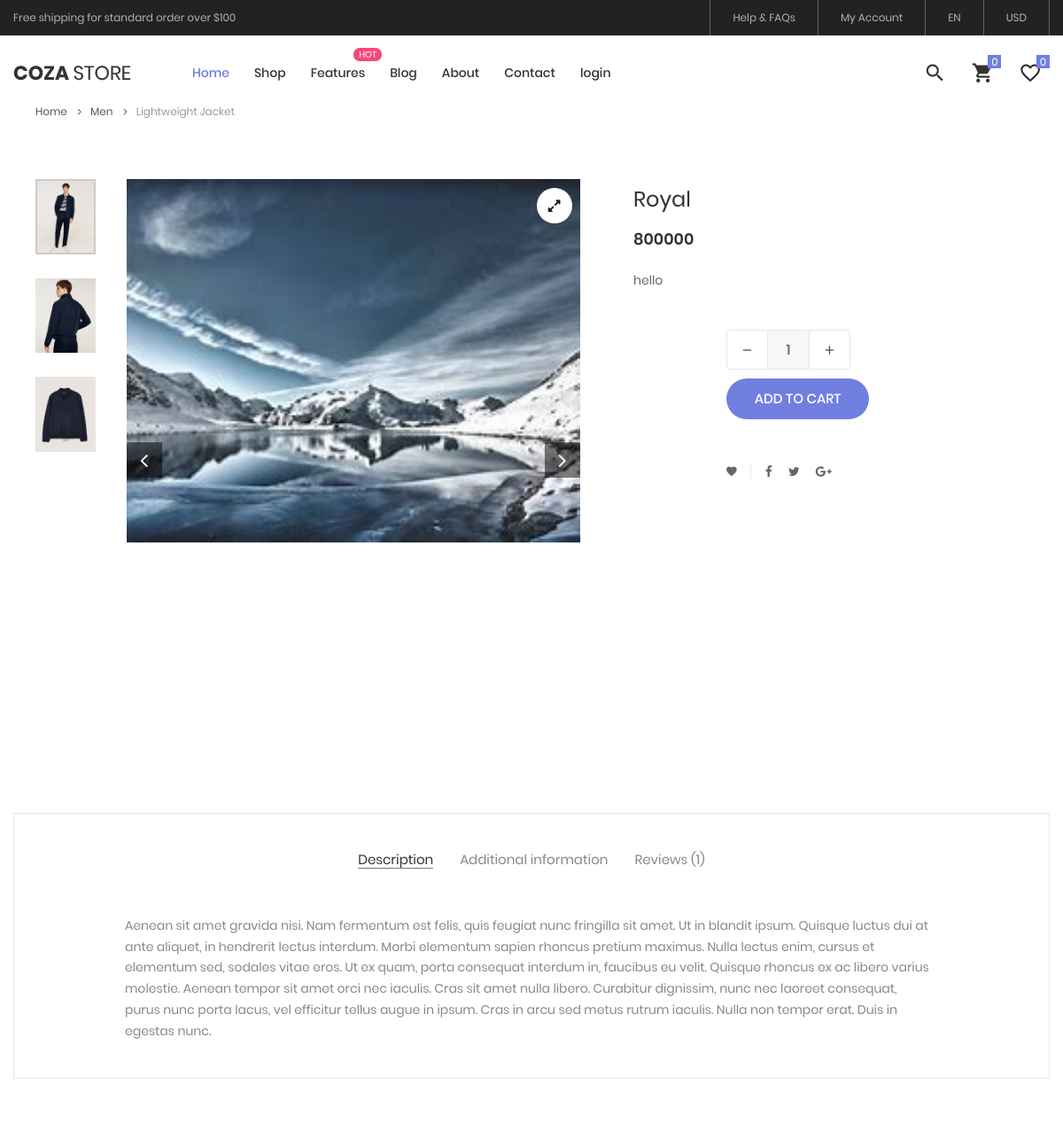
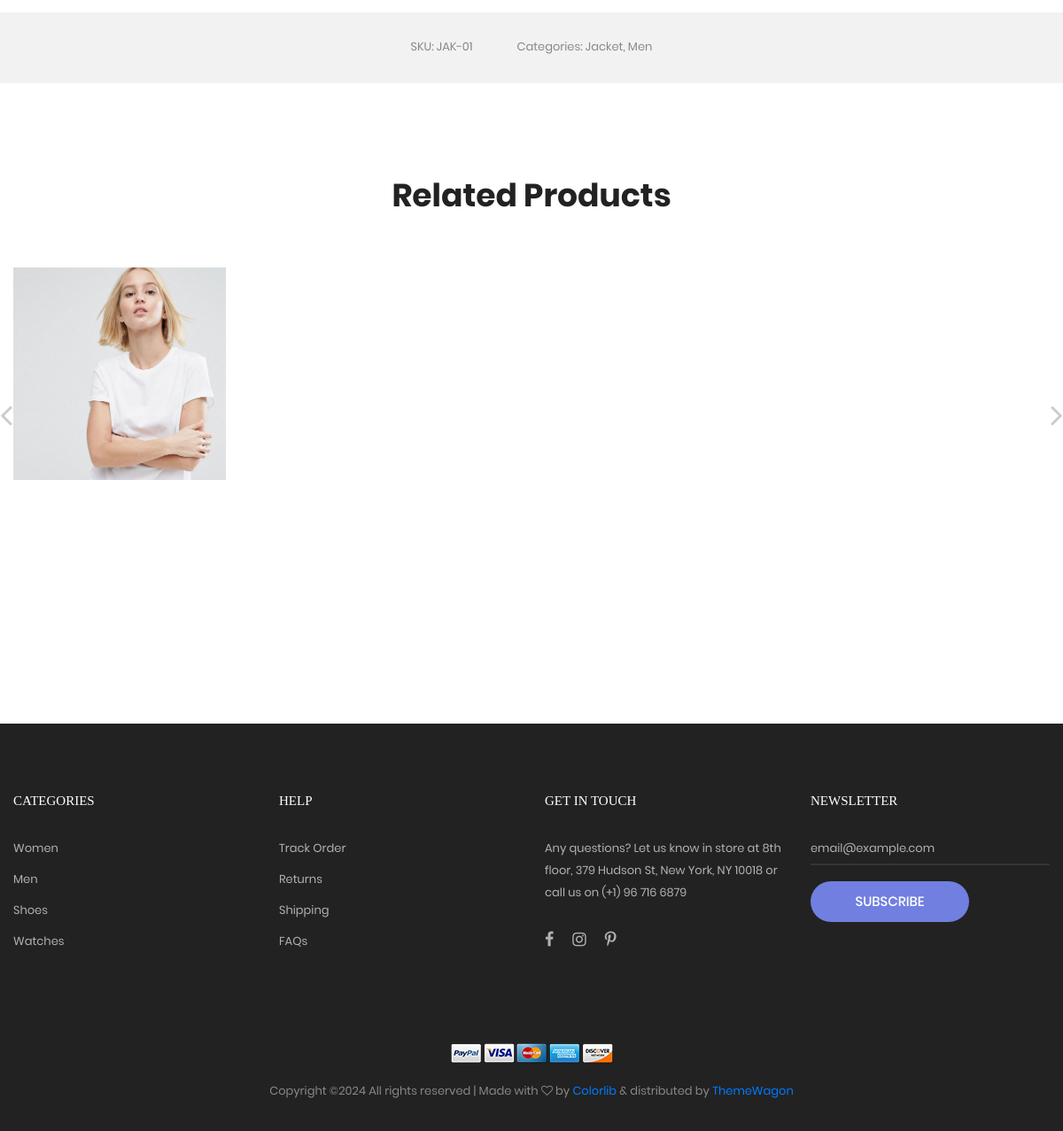
The app's page /product-detail.php?id=1 with its own data (2 pictures, top to bottom).
### tables this page shows
CREATE TABLE `products` (
  `id` int(11) NOT NULL,
  `name` varchar(200) NOT NULL,
  `price` int(11) NOT NULL,
  `des` varchar(200) NOT NULL,
  `qty` int(11) NOT NULL,
  `image` varchar(200) NOT NULL,
  `c_id` int(11) NOT NULL
);

### product-detail.php (the view, shortened to what this page needs)
<?php
include('query.php');
include('header.php');
?>
	<div class="container mt-5">
		<div class="bread-crumb flex-w p-l-25 p-r-15 p-t-30 p-lr-0-lg">
			<a href="index.html" class="stext-109 cl8 hov-cl1 trans-04">
				Home
				<i class="fa fa-angle-right m-l-9 m-r-10" aria-hidden="true"></i>
			</a>
			<a href="product.html" class="stext-109 cl8 hov-cl1 trans-04">
				Men
				<i class="fa fa-angle-right m-l-9 m-r-10" aria-hidden="true"></i>
			</a>
			<span class="stext-109 cl4">
				Lightweight Jacket
			</span>
		</div>
	</div>
	<section class="sec-product-detail bg0 p-t-65 p-b-60">
		<div class="container">
			<div class="row">
				<?php
				if(isset($_GET['id'])){
					$pId = $_GET['id'];
					$query = $pdo->prepare("select * from products where id = :pId");
					$query->bindParam('pId',$pId);
					$query->execute();
					$product = $query->fetch(PDO::FETCH_ASSOC);
				}
				?>
				<div class="col-md-6 col-lg-7 p-b-30">
					<div class="p-l-25 p-r-30 p-lr-0-lg">
						<div class="wrap-slick3 flex-sb flex-w">
							<div class="wrap-slick3-dots"></div>
							<div class="slick3 gallery-lb">
								<div class="item-slick3" data-thumb="images/product-detail-01.jpg">
									<div class="wrap-pic-w pos-relative">
										<img src="adminPanel/img/<?php echo $product['image']?>" alt="IMG-PRODUCT">
										<a class="flex-c-m size-108 how-pos1 bor0 fs-16 cl10 bg0 hov-btn3 trans-04" href="images/product-detail-01.jpg">
											<i class="fa fa-expand"></i>
										</a>
									</div>
								</div>
							</div>
						</div>
					</div>
				</div>
				<div class="col-md-6 col-lg-5 p-b-30">
					<div class="p-r-50 p-t-5 p-lr-0-lg">
						<h4 class="mtext-105 cl2 js-name-detail p-b-14">
						<?php echo $product['name']?>
						</h4>
						<span class="mtext-106 cl2">
							<?php echo $product['price']?>
						</span>
						<p class="stext-102 cl3 p-t-23">
						<?php echo $product['des']?>
						</p>
						<div class="p-t-33">
								<form action="shoping-cart.php" method="post">
							<div class="flex-w flex-r-m p-b-10">
								<div class="size-204 flex-w flex-m respon6-next">
									<div class="wrap-num-product flex-w m-r-20 m-tb-10">
										<div class="btn-num-product-down cl8 hov-btn3 trans-04 flex-c-m">
											<i class="fs-16 zmdi zmdi-minus"></i>
										</div>
										<input class="mtext-104 cl3 txt-center num-product" type="number" name="num-product" value="1">
										<div class="btn-num-product-up cl8 hov-btn3 trans-04 flex-c-m">
											<i class="fs-16 zmdi zmdi-plus"></i>
										</div>
									</div>
									<button name="addToCart" type="submit" class="flex-c-m stext-101 cl0 size-101 bg1 bor1 hov-btn1 p-lr-15 trans-04 js-addcart-detail">
										Add to cart
									</button>
								</div>
							</div>
							</form>
						</div>
						<div class="flex-w flex-m p-l-100 p-t-40 respon7">
							<div class="flex-m bor9 p-r-10 m-r-11">
								<a href="#" class="fs-14 cl3 hov-cl1 trans-04 lh-10 p-lr-5 p-tb-2 js-addwish-detail tooltip100" data-tooltip="Add to Wishlist">
									<i class="zmdi zmdi-favorite"></i>
								</a>
							</div>
							<a href="#" class="fs-14 cl3 hov-cl1 trans-04 lh-10 p-lr-5 p-tb-2 m-r-8 tooltip100" data-tooltip="Facebook">
								<i class="fa fa-facebook"></i>
							</a>
							<a href="#" class="fs-14 cl3 hov-cl1 trans-04 lh-10 p-lr-5 p-tb-2 m-r-8 tooltip100" data-tooltip="Twitter">
								<i class="fa fa-twitter"></i>
							</a>
							<a href="#" class="fs-14 cl3 hov-cl1 trans-04 lh-10 p-lr-5 p-tb-2 m-r-8 tooltip100" data-tooltip="Google Plus">
								<i class="fa fa-google-plus"></i>
							</a>
						</div>
					</div>
				</div>
			</div>
			<div class="bor10 m-t-50 p-t-43 p-b-40">
				<div class="tab01">
					<ul class="nav nav-tabs" role="tablist">
						<li class="nav-item p-b-10">
							<a class="nav-link active" data-toggle="tab" href="#description" role="tab">Description</a>
						</li>
						<li class="nav-item p-b-10">
							<a class="nav-link" data-toggle="tab" href="#information" role="tab">Additional information</a>
						</li>
						<li class="nav-item p-b-10">
							<a class="nav-link" data-toggle="tab" href="#reviews" role="tab">Reviews (1)</a>
						</li>
					</ul>
					<div class="tab-content p-t-43">
						<div class="tab-pane fade show active" id="description" role="tabpanel">
							<div class="how-pos2 p-lr-15-md">
								<p class="stext-102 cl6">
									Aenean sit amet gravida nisi. Nam fermentum est felis, quis feugiat nunc fringilla sit amet. Ut in blandit ipsum. Quisque luctus dui at ante aliquet, in hendrerit lectus interdum. Morbi elementum sapien rhoncus pretium maximus. Nulla lectus enim, cursus et elementum sed, sodales vitae eros. Ut ex quam, porta consequat interdum in, faucibus eu velit. Quisque rhoncus ex ac libero varius molestie. Aenean tempor sit amet orci nec iaculis. Cras sit amet nulla libero. Curabitur dignissim, nunc nec laoreet consequat, purus nunc porta lacus, vel efficitur tellus augue in ipsum. Cras in arcu sed metus rutrum iaculis. Nulla non tempor erat. Duis in egestas nunc.
								</p>
							</div>
						</div>
					</div>
				</div>
			</div>
		</div>
		<div class="bg6 flex-c-m flex-w size-302 m-t-73 p-tb-15">
			<span class="stext-107 cl6 p-lr-25">
				SKU: JAK-01
			</span>
			<span class="stext-107 cl6 p-lr-25">
				Categories: Jacket, Men
			</span>
		</div>
	</section>
	<section class="sec-relate-product bg0 p-t-45 p-b-105">
		<div class="container">
			<div class="p-b-45">
				<h3 class="ltext-106 cl5 txt-center">
					Related Products
				</h3>
			</div>
			<div class="wrap-slick2">
				<div class="slick2">
					<div class="item-slick2 p-l-15 p-r-15 p-t-15 p-b-15">
						<div class="block2">
							<div class="block2-pic hov-img0">
								<img src="images/product-01.jpg" alt="IMG-PRODUCT">
							</div>
							<div class="block2-txt flex-w flex-t p-t-14">
								<div class="block2-txt-child1 flex-col-l ">
									<a href="product-detail.html" class="stext-104 cl4 hov-cl1 trans-04 js-name-b2 p-b-6">
									</a>
									<span class="stext-105 cl3">
									</span>
								</div>
								<div class="block2-txt-child2 flex-r p-t-3">
									<a href="#" class="btn-addwish-b2 dis-block pos-relative js-addwish-b2">
										<img class="icon-heart1 dis-block trans-04" src="images/icons/icon-heart-01.png" alt="ICON">
									</a>
								</div>
							</div>
						</div>
					</div>
					<div class="item-slick2 p-l-15 p-r-15 p-t-15 p-b-15">
						<div class="block2">
							<div class="block2-pic hov-img0">
								<img src="images/product-02.jpg" alt="IMG-PRODUCT">
							</div>
							<div class="block2-txt flex-w flex-t p-t-14">
								<div class="block2-txt-child1 flex-col-l ">
									<a href="product-detail.html" class="stext-104 cl4 hov-cl1 trans-04 js-name-b2 p-b-6">
									</a>
									<span class="stext-105 cl3">
									</span>
								</div>
								<div class="block2-txt-child2 flex-r p-t-3">
									<a href="#" class="btn-addwish-b2 dis-block pos-relative js-addwish-b2">
										<img class="icon-heart1 dis-block trans-04" src="images/icons/icon-heart-01.png" alt="ICON">
									</a>
								</div>
							</div>
						</div>
					</div>
					<div class="item-slick2 p-l-15 p-r-15 p-t-15 p-b-15">
						<div class="block2">
							<div class="block2-pic hov-img0">
								<img src="images/product-03.jpg" alt="IMG-PRODUCT">
							</div>
							<div class="block2-txt flex-w flex-t p-t-14">
								<div class="block2-txt-child1 flex-col-l ">
									<a href="product-detail.html" class="stext-104 cl4 hov-cl1 trans-04 js-name-b2 p-b-6">
									</a>
									<span class="stext-105 cl3">
									</span>
								</div>
								<div class="block2-txt-child2 flex-r p-t-3">
									<a href="#" class="btn-addwish-b2 dis-block pos-relative js-addwish-b2">
										<img class="icon-heart1 dis-block trans-04" src="images/icons/icon-heart-01.png" alt="ICON">
									</a>
								</div>
							</div>
						</div>
					</div>
					<div class="item-slick2 p-l-15 p-r-15 p-t-15 p-b-15">
						<div class="block2">
							<div class="block2-pic hov-img0">
								<img src="images/product-04.jpg" alt="IMG-PRODUCT">
							</div>
							<div class="block2-txt flex-w flex-t p-t-14">
								<div class="block2-txt-child1 flex-col-l ">
									<a href="product-detail.html" class="stext-104 cl4 hov-cl1 trans-04 js-name-b2 p-b-6">
									</a>
									<span class="stext-105 cl3">
									</span>
								</div>
								<div class="block2-txt-child2 flex-r p-t-3">
									<a href="#" class="btn-addwish-b2 dis-block pos-relative js-addwish-b2">
										<img class="icon-heart1 dis-block trans-04" src="images/icons/icon-heart-01.png" alt="ICON">
									</a>
								</div>
							</div>
						</div>
					</div>
				</div>
			</div>
		</div>
	</section>
	<?php
include('footer.php');
?>

### css/main.css (style rules this page uses)
.container { max-width: 1380px; }
@media (max-width: 1600px) { .container { max-width: 1200px; } }
.slick-slide { outline: none !important; }
.wrap-slick2 { position: relative; margin-right: -15px; margin-left: -15px; }
.wrap-slick3 { position: relative; }
.wrap-slick3-dots { width: 11.111111%; }
.slick3 { width: 83.333333%; }
.tab01 .nav-tabs { display: -webkit-box; display: -webkit-flex; display: -moz-box; display: -ms-flexbox; display: flex; flex-wrap: wrap; justify-content: center; align-items: center; border: none; }
.tab01 .nav-tabs .nav-item { margin: 0px 15px; }
.tab01 .nav-link { font-family: Poppins-Regular; font-size: 15px; color: #888; line-height: 1.2; padding: 0; border-radius: 0px; border: none; border-bottom: 1px solid transparent; -webkit-transition: all 0.4s; -o-transition: all 0.4s; -moz-transition: all 0.4s; transition: all 0.4s; }
.tab01 .nav-link.active { color: #333; border-color: #797979; }
.wrap-num-product { width: 140px; height: 45px; border: 1px solid #e6e6e6; border-radius: 3px; overflow: hidden; }
.btn-num-product-up, .btn-num-product-down { width: 45px; height: 100%; cursor: pointer; }
.num-product { width: calc(100% - 90px); height: 100%; border-left: 1px solid #e6e6e6; border-right: 1px solid #e6e6e6; background-color: #f7f7f7; }
input.num-product { -moz-appearance: textfield; appearance: none; -webkit-appearance: none; }
.tooltip100 { position: relative; }
.tooltip100::after { content: attr(data-tooltip); font-family: Poppins-Regular; font-size: 12px; color: #888; line-height: 18px; white-space: nowrap; display: block; position: absolute; background: #fff; border: 1px solid #ccc; height: 20px; padding: 0px 8px; top: -35px; left: 50%; -webkit-transform: translateX(-50%); -moz-transform: translateX(-50%); -ms-transform: translateX(-50%); -o-transform: translateX(-50%); transform: translateX(-50%); box-shadow: 0 3px 6px 0px rgba(0,0,0,0.18); -moz-box-shadow: 0 3px 6px 0px rgba(0,0,0,0.18); -webkit-box-shadow: 0 3px 6px 0px rgba(0,0,0,0.18); -o-box-shadow: 0 3px 6px 0px rgba(0,0,0,0.18); -ms-box-shadow: 0 3px 6px 0px rgba(0,0,0,0.18); -webkit-transition: all 0.2s; -o-transition: all 0.2s; -moz-transition: all 0.2s; transition: all 0.2s; visibility: hidden; opacity: 0; }
.block2-pic { position: relative; }
.block2-txt-child1 { width: calc(100% - 30px); }
.block2-txt-child2 { width: 30px; }
.cl0 { color: #fff; }
.cl2 { color: #333; }
.cl3 { color: #666; }
.cl4 { color: #999; }
.cl5 { color: #222; }
.cl6 { color: #888; }
.cl8 { color: #555; }
.cl10 { color: #1d1d1d; }
.stext-101 { font-family: Poppins-Medium; font-size: 15px; line-height: 1.466667; text-transform: uppercase; }
.stext-102 { font-family: Poppins-Regular; font-size: 14px; line-height: 1.7; }
.stext-104 { font-family: Poppins-Regular; font-size: 14px; line-height: 1.466667; }
.stext-105 { font-family: Poppins-Regular; font-size: 14px; line-height: 1.466667; letter-spacing: 1px; }
.stext-107 { font-family: Poppins-Regular; font-size: 13px; line-height: 1.923; }
.stext-109 { font-family: Poppins-Regular; font-size: 12px; line-height: 1.833333; }
.mtext-104 { font-family: Poppins-Medium; font-size: 16px; line-height: 1.6; }
.mtext-105 { font-family: Poppins-Regular; font-size: 24px; line-height: 1.5; }
.mtext-106 { font-family: Poppins-SemiBold; font-size: 18px; line-height: 1.388888; }
.ltext-106 { font-family: Poppins-Bold; font-size: 36px; line-height: 1.2; }
.size-101 { min-width: 161px; height: 46px; }
.size-108 { width: 40px; height: 40px; }
.size-204 { width: calc(100% - 105px); }
.size-302 { min-height: 80px; }
.bg0 { background-color: #fff; }
.bg1 { background-color: #717fe0; }
.bg6 { background-color: #f2f2f2; }
.bor0 { border-radius: 50%; }
.bor1 { border-radius: 23px; }
.bor9 { border-right: 1px solid #e6e6e6; }
.bor10 { border: 1px solid #e6e6e6; }
.how-pos1 { position: absolute; top: 10px; right: 10px; }
.how-pos2 { padding-left: 10.7%; padding-right: 11%; }
.hov-img0 { display: block; overflow: hidden; }
.hov-img0 img { width: 100%; -webkit-transition: transform 0.9s ease; -o-transition: transform 0.9s ease; -moz-transition: transform 0.9s ease; transition: transform 0.9s ease; }

### records on screen
products: image (picture), name "Royal", price "800000", des "hello"
